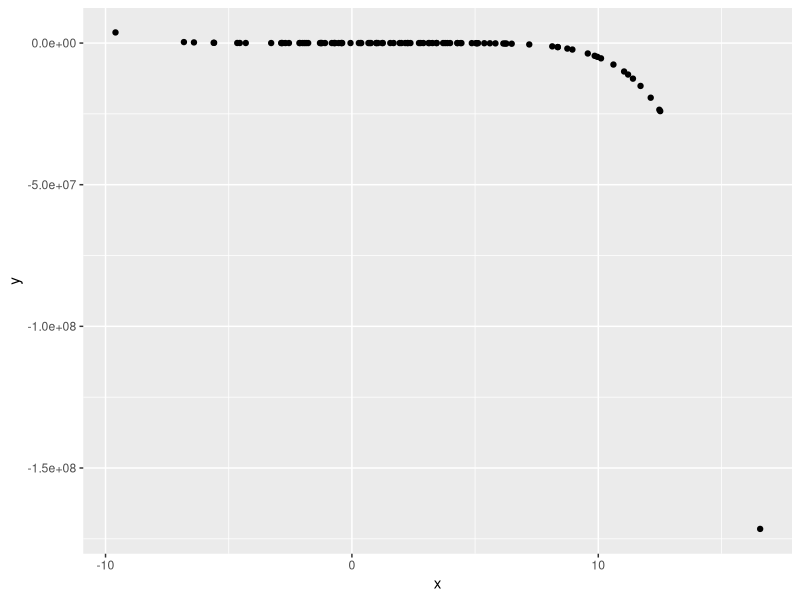

Write R code to recreate this figure.
## ---- chunk 1
knitr::opts_chunk$set(echo = TRUE)
library(tidyverse)
## ---- chunk 2
df = tibble(
  x = rnorm(100,2,5),
  y = 1 + 2 * x - 0.5 * x^ 7
)

df|>
  ggplot(aes(x = x, y = y))+
  geom_point()
